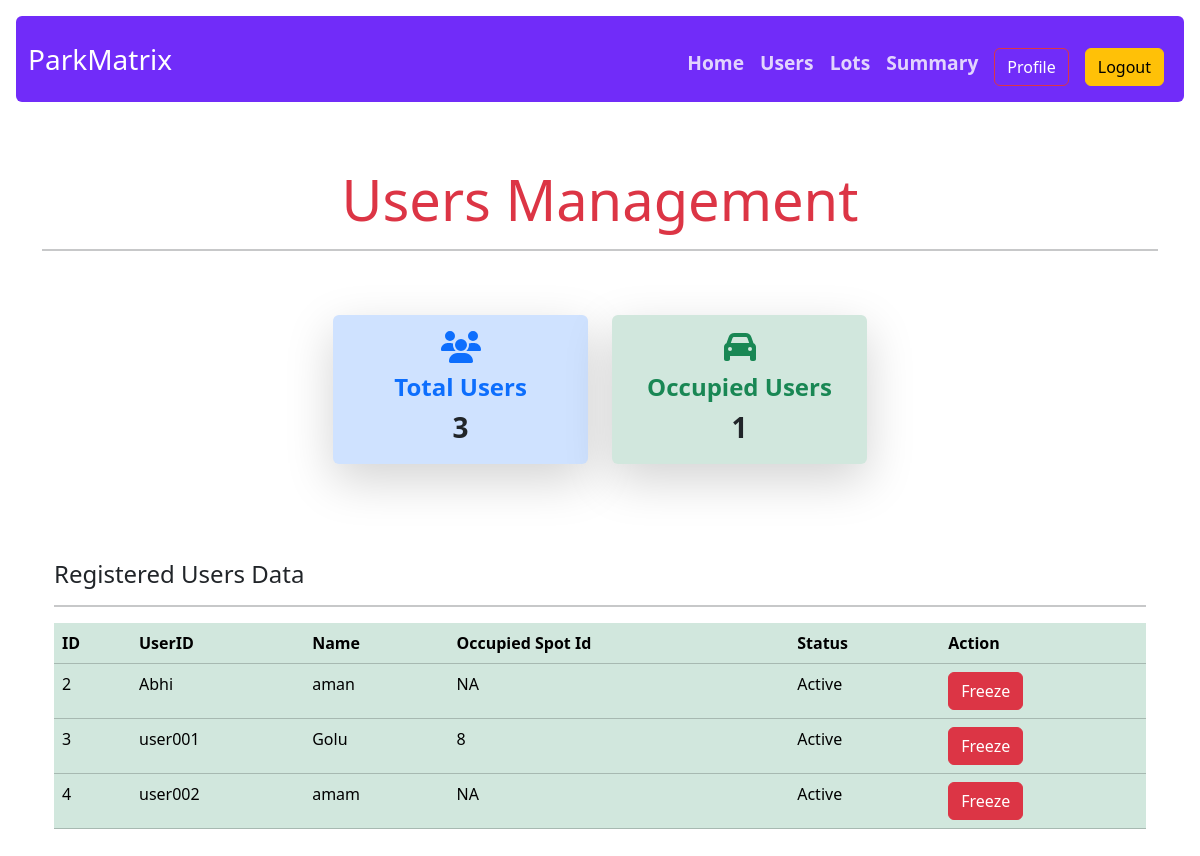
Screenshot of /user_list (signed in) with the database file from the repository.
### models.py (models this page shows)
class User(db.Model):
    id = db.Column(db.Integer , primary_key = True)
    username = db.Column(db.String(32) , unique = True, nullable=False)
    passhash = db.Column(db.String(256), nullable = False)
    name = db.Column(db.String(64), nullable=False)
    is_admin = db.Column(db.Boolean, nullable = False , default = False)
    is_active_user = db.Column(db.Boolean, nullable = False , default = True)
    acquired_spot = db.relationship("Bookedspot", backref="user", lazy='dynamic',cascade='all, delete-orphan')

### routes.py (the view)
@app.route('/user_list')
@admin_required
def user_list():
    all_users = User.query.all()
    user_count = User.query.filter_by(is_active_user = True, is_admin=False).count()
    bookings_count = ParkingSpot.query.filter_by(occupied_status=True).count()
    usermodel = []
    for user in all_users:
        if user.is_admin:
            continue
        current_spot_id = "NA"
        current_spot_number = "NA"
        active_booking = Bookedspot.query.filter_by(user_id=user.id, vehicle_released=False).first()
        if active_booking:
            parking_spot = ParkingSpot.query.get(active_booking.spot_id)
            current_spot_id = parking_spot.id
            current_spot_number = parking_spot.spot_number
        usermodel.append({
            'id': user.id,
            'username': user.username,
            'name': user.name,
            'spot_id': current_spot_id,
            'spot_number': current_spot_number,
            'deleted_spot': user.is_active_user
        })
    return render_template('user_list.html', usermodel=usermodel, user_count=user_count, bookings_count=bookings_count)

### routes.py (called while the page is built)
@app.context_processor
def inject_user():
    user = None
    if 'user_id' in session:
        user = User.query.get(session['user_id'])
    return dict(user=user)

def admin_required(func):
    @wraps(func)
    def inner(*args, **kwargs):
        if 'user_id'not in session:
            flash("Please log in first.")
            return redirect(url_for('login'))
        user = User.query.get(session['user_id'])
        if not user.is_admin:
            flash("You are not an admin.")
            return redirect(url_for('user_dashboard'))
        return func(*args, **kwargs)
    return inner

### templates/user_list.html (shortened to what this page needs)
{% extends 'layout.html' %}
{% block content %}
<div class="container-lg py-5">
  <h3 class="display-4 text-center mb-2  text-danger">
    Users Management
  </h3>
  <hr class="border-2">
  <div class="container py-5 mx-auto">
    <div class="row g-4 justify-content-center">
      <div class="col-12 col-sm-6 col-md-5 col-lg-3">
        <div class="card shadow-lg border-0 bg-primary-subtle text-dark h-100 rounded-xl">
          <div class="card-body text-center p-3">
            <i class="fas fa-users fa-2x mb-2 text-primary"></i>
            <h4 class="card-title fw-semibold text-primary mb-1">Total Users</h4>
            <p class="fs-3 fw-bold mb-0">{{user_count}}</p>
          </div>
        </div>
      </div>
      <div class="col-12 col-sm-6 col-md-5 col-lg-3">
        <div class="card shadow-lg border-0 bg-success-subtle text-dark h-100 rounded-xl">
          <div class="card-body text-center p-3">
            <i class="fas fa-car fa-2x mb-2 text-success"></i>
            <h4 class="card-title fw-semibold text-success mb-1">Occupied Users</h4>
            <p class="fs-3 fw-bold mb-0">{{bookings_count}}</p>
          </div>
        </div>
      </div>
    </div>
  </div>
  <div class="container-lg">
    <h4 class="text-start dispaly-1 mb-3 mt-5 ">Registered Users Data</h4>
    <hr class="border-2">
    <table class="table table-success ">
      <thead>
        <tr>
          <th scope="col">ID</th>
          <th scope="col">UserID</th>
          <th scope="col">Name</th>
          <th scope="col">Occupied Spot Id</th>
          <th scope="col">Status</th>
          <th scope="col">Action</th>
        </tr>
      </thead>
      <tbody>
        {% for users in usermodel %}
        <tr>
          <td>{{users.id}}</td>
          <td>{{users.username}}</td>
          <td>{{users.name}}</td>
          <td>{% if users.spot_id != 0 %}
            {{users.spot_id}}
            {% endif %}
          </td>
          <td> {% if users.deleted_spot %}
            Active
            {% else %}
            Inactive
            {% endif %}
           </td>
          <td>
            {% if users.deleted_spot %}
            <a href="{{ url_for('deactivate_user' , uid = users.id) }}" class="btn btn-danger">Freeze</a>
            {% else %}
            <a href="{{ url_for('deactivate_user' , uid = users.id) }}" class="btn btn-warning">Activate</a>
            {% endif %}
          </td>
        </tr>
        {% endfor %}
      </tbody>
    </table>
  </div>
  {% endblock %}

### rows the page displays
User: id "2", username "Abhi", name "aman", spot_id "NA"
User: username "user001", name "Golu"
User: id "4", username "user002", name "amam", spot_id "NA"

### other values shown
{{ user_count }} "3"
{{ bookings_count }} "1"
{{ users.id }} "3"
{{ users.spot_id }} "8"
